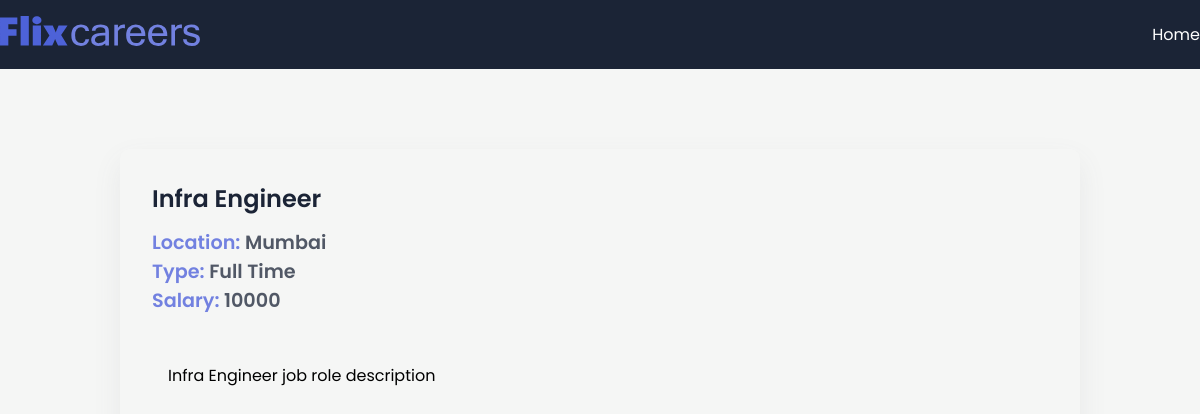
The page /job/4 on the database its author committed.
### app_1/models.py (models this page shows, shortened)
class JobPost(models.Model):
    JOB_TYPE_CHOICES = [
        ('Full Time', 'Full Time'),
        ('Part Time', 'Part Time'),
    ]
    title = models.CharField(max_length= 200)
    description = models.TextField()
    date = models.DateTimeField(auto_now_add=True)
    expiry = models.DateField(null=True)
    salary = models.IntegerField()
    slug = models.SlugField(null=True, max_length= 40, unique = True)
    location = models.OneToOneField(Location, on_delete= models.CASCADE, null=True)
    author = models.ForeignKey(Author, on_delete=  models.CASCADE, null=True)
    skills = models.ManyToManyField(Skills)
    type = models.CharField(max_length=100, null=False, choices=JOB_TYPE_CHOICES)

class Location(models.Model):
    street = models.CharField(max_length= 50)
    city = models.CharField(max_length= 50)
    state = models.CharField(max_length= 50)
    country = models.CharField(max_length= 50)
    zip = models.CharField(max_length= 50)

### app_1/views.py (the view)
# urls.py: path('job/<int:id>',views.job_detail_page, name="jobs_detail"),
def job_detail_page(request,id):
    print(id)
    print(request)
    try:
        if id == 0:
            return redirect(reverse('jobs_home'))
        job = JobPost.objects.get(id=id)
        context = {"job": job}
        return render(request,'app_1/job_detail_page.html', context)
    except:
        return HttpResponseNotFound("Page Not Found")

### app_1/templates/app_1/job_detail_page.html (shortened to what this page needs)
{% extends "base.html" %}
{% block content %}
  <section>
    <div class="container">
      <div class="view-post">
        <h1 class="jobtitle">
          {{ job.title }}
        </h1>
        <p class="location it">Location: <span>{{job.location.city}}</span></p>
        <p class="status it">Type: <span>{{job.type}}</span></p>
        <p class="budget it">Salary: <span>{{job.salary}}</span></p>
        <div class="desc">
          <p class="details">
            {{job.description}}
          </p>
        </div>
      </div>
    </div>
  </section>
{% endblock content %}

### app_1/static/app_1/style.css (style rules this page uses)
* { margin: 0; padding: 0; box-sizing: border-box; font-family: "Poppins", sans-serif; }
:root { --blue: #4d62d8; --lblue: #7281e0; --card: #fdfdfd; --shadow: #64646f17 0px 12px 29px 0px; --nav: #1b2436; }
body { background: #f5f6f5; }
.container { max-width: 1200px; margin: auto; }
.view-post { width: 80%; border-radius: 10px; box-shadow: var(--shadow); margin: 5em auto; padding: 2em; }
.desc { max-height: 300px; overflow-y: scroll; margin: 2em 0; padding: 1em; }
.jobtitle { font-size: 1.5rem; color: var(--nav); font-weight: 600; margin-bottom: 0.5em; }
.it { font-size: 1.2rem; font-weight: 600; color: var(--lblue); }
.it span { color: #1b2436c0; }

### rows shown on the page
JobPost: title "Infra Engineer", location.city "Mumbai", type "Full Time", salary "10000", description "Infra Engineer job role description"
